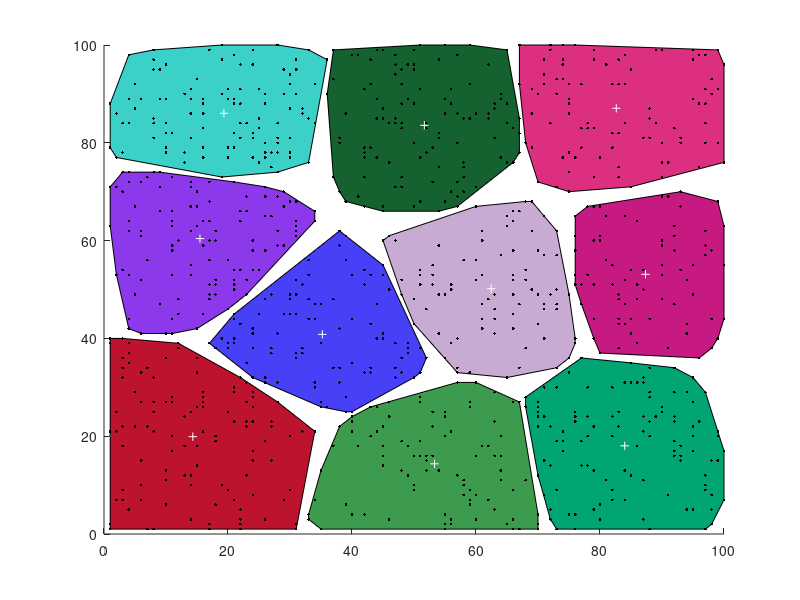

Here is the MATLAB script that generated this plot:
clear;
puntos=randi(100,1000,2);
[idx, centroids] = kmeans(puntos,10);
figure
hold on;
n = length(centroids);
for k=1:n
    g = puntos(idx==k,:);
    cv = convhull(g);
    color=rand(1,3);
    patch(g(cv,1),g(cv,2),color);
end
plot(puntos(:,1), puntos(:,2),'k.');
plot(centroids(:,1), centroids(:,2),'w+', MarkerSize=20);

hold off;